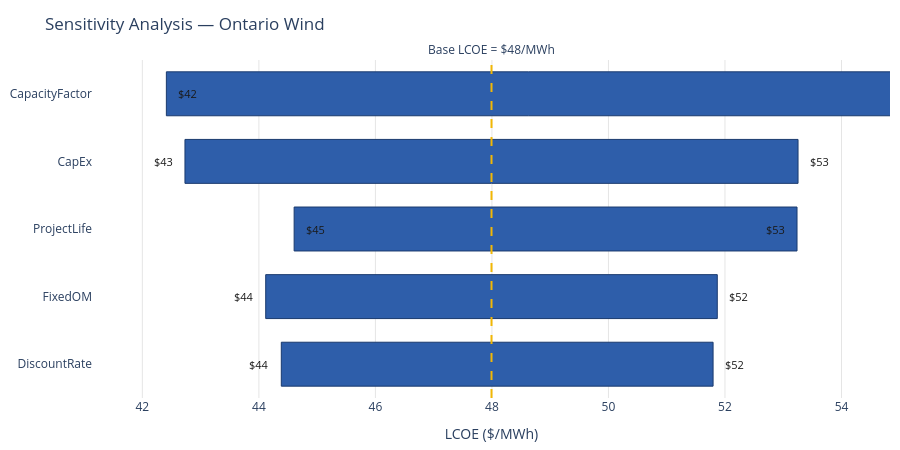

Notebook source saved alongside this figure:
### Code cell
def plot_tornado_plotly(tornado_data, technology_name, base_lcoe):
    """
    Interactive tornado chart using Plotly — hoverable, cleaner rendering,
    and directly reusable in the Streamlit app later.
    """
    data = tornado_data.sort_values("Swing", ascending=True)

    fig = go.Figure()

    for param, row in data.iterrows():
        low, high = row["Low"], row["High"]

        # Bar with NO built-in text — avoids the auto-positioning conflict
        # that caused the overlap. All labels are added manually below instead.
        fig.add_trace(go.Bar(
            y=[param],
            x=[high - low],
            base=[low],
            orientation="h",
            marker=dict(color="#2E5EAA", line=dict(color="#1a3a6e", width=1)),
            hovertemplate=f"<b>{param}</b><br>Low: ${low:.1f}/MWh<br>High: ${high:.1f}/MWh<br>Swing: ${row['Swing']:.1f}/MWh<extra></extra>",
            showlegend=False
        ))

        # Explicit low-end label, anchored to the RIGHT of its point (so it
        # sits to the left of the bar, outside it)
        fig.add_annotation(x=low, y=param, text=f"${low:.0f}", showarrow=False,
                            xanchor="right", xshift=-10, font=dict(size=11, color="#1a1a1a"))

        # Explicit high-end label, anchored to the LEFT of its point (so it
        # sits to the right of the bar, outside it)
        fig.add_annotation(x=high, y=param, text=f"${high:.0f}", showarrow=False,
                            xanchor="left", xshift=10, font=dict(size=11, color="#1a1a1a"))

    fig.add_vline(x=base_lcoe, line_dash="dash", line_color="#F2B705", line_width=2,
                   annotation_text=f"Base LCOE = ${base_lcoe:.0f}/MWh", annotation_position="top")

    # Extra x-axis padding so end labels never get clipped at the plot edge
    x_min, x_max = data["Low"].min(), data["High"].max()
    padding = (x_max - x_min) * 0.15

    fig.update_layout(
        title=f"Sensitivity Analysis — {technology_name}",
        xaxis_title="LCOE ($/MWh)",
        xaxis=dict(gridcolor="#e5e5e5", range=[x_min - padding, x_max + padding]),
        height=450,
        margin=dict(l=10, r=10, t=60, b=10),
        plot_bgcolor="white",
        bargap=0.35
    )

    fig.show()

plot_tornado_plotly(tornado_data, "Ontario Wind", ontario_wind["LCOE_v2"])

### Figure 1 — Plotly figure (JSON) as saved in the notebook; plotly's stock layout.template omitted (floating-point values rounded to 4 significant figures)
{"data": [{"base": [44.38], "hovertemplate": "<b>DiscountRate</b><br>Low: $44.4/MWh<br>High: $51.8/MWh<br>Swing: $7.4/MWh<extra></extra>", "marker": {"color": "#2E5EAA", "line": {"color": "#1a3a6e", "width": 1}}, "orientation": "h", "showlegend": false, "type": "bar", "x": [7.411], "y": ["DiscountRate"]}, {"base": [44.12], "hovertemplate": "<b>FixedOM</b><br>Low: $44.1/MWh<br>High: $51.9/MWh<br>Swing: $7.8/MWh<extra></extra>", "marker": {"color": "#2E5EAA", "line": {"color": "#1a3a6e", "width": 1}}, "orientation": "h", "showlegend": false, "type": "bar", "x": [7.751], "y": ["FixedOM"]}, {"base": [53.24], "hovertemplate": "<b>ProjectLife</b><br>Low: $53.2/MWh<br>High: $44.6/MWh<br>Swing: $8.6/MWh<extra></extra>", "marker": {"color": "#2E5EAA", "line": {"color": "#1a3a6e", "width": 1}}, "orientation": "h", "showlegend": false, "type": "bar", "x": [-8.631], "y": ["ProjectLife"]}, {"base": [42.73], "hovertemplate": "<b>CapEx</b><br>Low: $42.7/MWh<br>High: $53.3/MWh<br>Swing: $10.5/MWh<extra></extra>", "marker": {"color": "#2E5EAA", "line": {"color": "#1a3a6e", "width": 1}}, "orientation": "h", "showlegend": false, "type": "bar", "x": [10.52], "y": ["CapEx"]}, {"base": [55.26], "hovertemplate": "<b>CapacityFactor</b><br>Low: $55.3/MWh<br>High: $42.4/MWh<br>Swing: $12.9/MWh<extra></extra>", "marker": {"color": "#2E5EAA", "line": {"color": "#1a3a6e", "width": 1}}, "orientation": "h", "showlegend": false, "type": "bar", "x": [-12.85], "y": ["CapacityFactor"]}], "layout": {"annotations": [{"font": {"color": "#1a1a1a", "size": 11}, "showarrow": false, "text": "$44", "x": 44.38, "xanchor": "right", "xshift": -10, "y": "DiscountRate"}, {"font": {"color": "#1a1a1a", "size": 11}, "showarrow": false, "text": "$52", "x": 51.8, "xanchor": "left", "xshift": 10, "y": "DiscountRate"}, {"font": {"color": "#1a1a1a", "size": 11}, "showarrow": false, "text": "$44", "x": 44.12, "xanchor": "right", "xshift": -10, "y": "FixedOM"}, {"font": {"color": "#1a1a1a", "size": 11}, "showarrow": false, "text": "$52", "x": 51.87, "xanchor": "left", "xshift": 10, "y": "FixedOM"}, {"font": {"color": "#1a1a1a", "size": 11}, "showarrow": false, "text": "$53", "x": 53.24, "xanchor": "right", "xshift": -10, "y": "ProjectLife"}, {"font": {"color": "#1a1a1a", "size": 11}, "showarrow": false, "text": "$45", "x": 44.61, "xanchor": "left", "xshift": 10, "y": "ProjectLife"}, {"font": {"color": "#1a1a1a", "size": 11}, "showarrow": false, "text": "$43", "x": 42.73, "xanchor": "right", "xshift": -10, "y": "CapEx"}, {"font": {"color": "#1a1a1a", "size": 11}, "showarrow": false, "text": "$53", "x": 53.25, "xanchor": "left", "xshift": 10, "y": "CapEx"}, {"font": {"color": "#1a1a1a", "size": 11}, "showarrow": false, "text": "$55", "x": 55.26, "xanchor": "right", "xshift": -10, "y": "CapacityFactor"}, {"font": {"color": "#1a1a1a", "size": 11}, "showarrow": false, "text": "$42", "x": 42.41, "xanchor": "left", "xshift": 10, "y": "CapacityFactor"}, {"showarrow": false, "text": "Base LCOE = $48/MWh", "x": 47.99, "xanchor": "center", "xref": "x", "y": 1, "yanchor": "bottom", "yref": "y domain"}], "bargap": 0.35, "height": 450, "margin": {"b": 10, "l": 10, "r": 10, "t": 60}, "plot_bgcolor": "white", "shapes": [{"line": {"color": "#F2B705", "dash": "dash", "width": 2}, "type": "line", "x0": 47.99, "x1": 47.99, "xref": "x", "y0": 0, "y1": 1, "yref": "y domain"}], "title": {"text": "Sensitivity Analysis — Ontario Wind"}, "xaxis": {"gridcolor": "#e5e5e5", "range": [41.15, 54.83], "title": {"text": "LCOE ($/MWh)"}}}}
